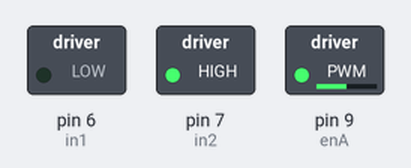
Bench run of a sketch on a simulated Arduino Uno, built with avr-gcc and run on an emulated ATmega328P. On the bench: switched loads named in the sketch (green lamp = pin HIGH).

Above: at 0.1 s.
Timing chart, 0 to 1.6 s (numbered marks = the images above):
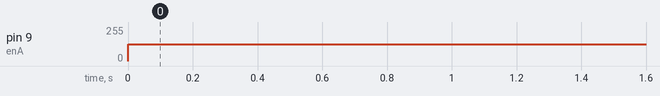

Measured:
- by itself, pin 9 (enA): 0/255 → 127/255 at 0.00 s

The sketch:

L298_Motor_Driver.ino
```cpp
/*
 *This demonstrates the working of a L298N Motor driver
 */
#define enA 9
#define in1 6
#define in2 7

void setup()
{
  pinMode(enA, OUTPUT);
  pinMode(in1, OUTPUT);
  pinMode(in2, OUTPUT);

  // Set initial rotation direction
  digitalWrite(in1, LOW);
  digitalWrite(in2, HIGH);
}
void loop()
{
  analogWrite(enA, 127); // Send PWM signal to L298N Enable pin
  delay(20);
}
```
